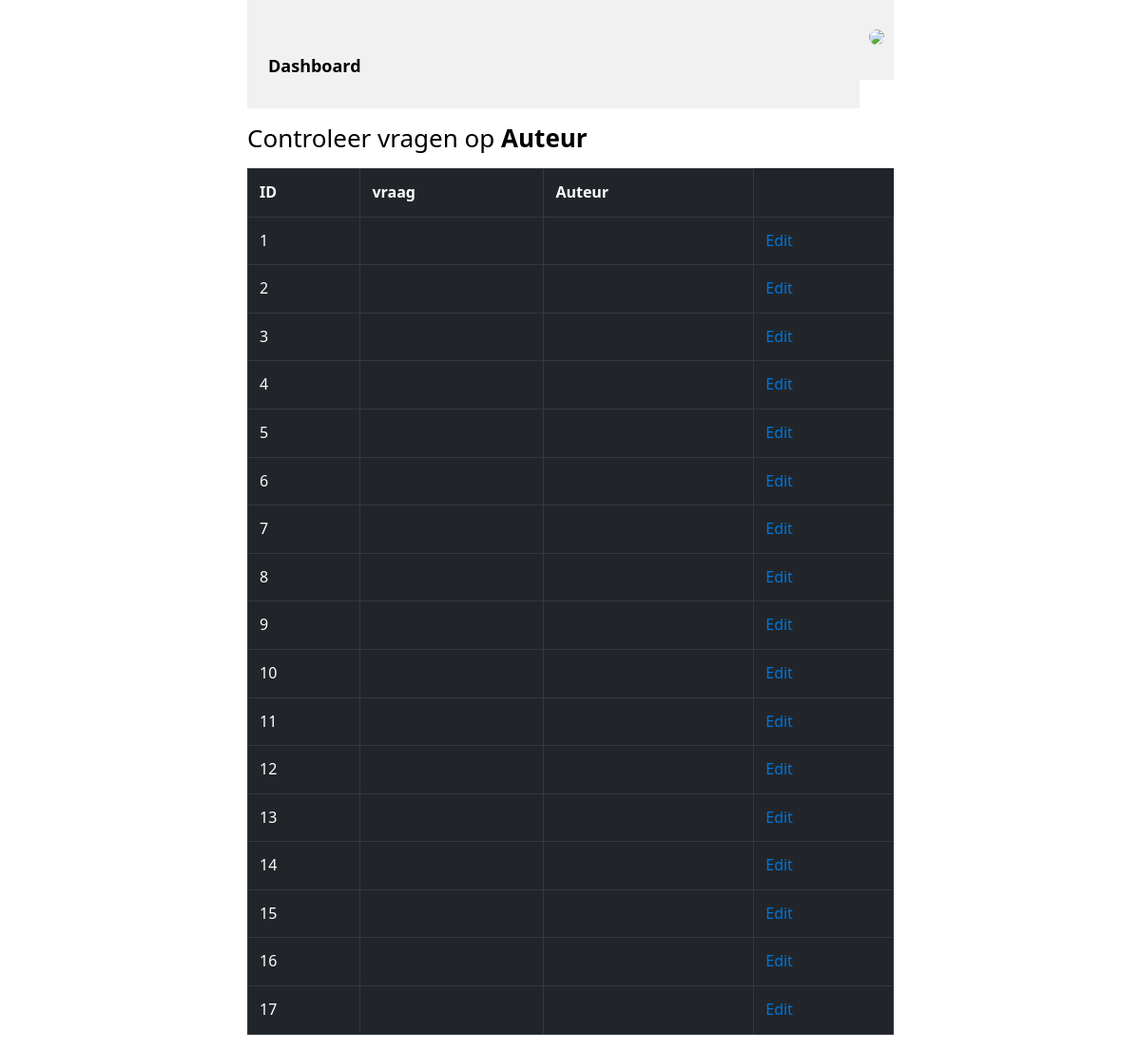
Page /editor on the committed database.
### tables this page shows
CREATE TABLE `auteurs` (
  `id` integer NOT NULL
,  `voornaam` varchar(80) NOT NULL
,  `achternaam` varchar(80) NOT NULL
,  `geboortejaar` integer DEFAULT NULL
,  `medewerker` varchar(250) NOT NULL
,  `met pensioen` integer NOT NULL
);

### main.py (the view)
@app.route("/editor")
def editor2():
    con = sqlite3.connect(DATABASE)
    con.row_factory = sqlite3.Row
    cur = con.cursor()
    cur.execute("select * from auteurs")
    rows = cur.fetchall()
    return render_template("Auteureditor.html",rows = rows)

### main.py (called while the page is built)
@app.teardown_appcontext
def close_connection(exception):
    db = getattr(g, '_database', None)
    if db is not None:
        db.close()

@app.before_request
def before_request():
    g.user = None
    if 'user_id' in session:
        user = [x for x in users if x.id == session['user_id']][0]
        g.user = user

### templates/Auteureditor.html (shortened to what this page needs)
<!DOCTYPE html>
<html lang="en">
<head>
    <link rel="stylesheet" href="/static/basic.css" type="text/css">
</head>
<body>
<main>
    <header>
    <div class="header-right">
    <a href="https://www.test-correct.nl/" class="logo"><img src=https://www.test-correct.nl/hubfs/raw_assets/public/test-correct/images/testcorrect-logo.svg> </a>
    </div>
    <div class="header">
        <a href="{{url_for('menu') }}"><h1><b>Dashboard</a></b></h1></li>
    </div>
    </header>
        <div class="container">
            <div class="row">
                <div class="col md-12">
                    <div class="jumbotron p-3">
                        <h2>Controleer vragen op <b>Auteur</b></h2>
                        <div class="jumbotron p-3">
                        <table class="table table-hover table-dark">
                            <tr>
                                <th>ID</th>
                                <th>vraag</th>
                                <th>Auteur</th>
                            </tr>
                           {% for row in rows %}
                            <tr>
                                <td>{{row.id}}</td>
                                <td>{{row.vraag}}</td>
                                <td>{{row.auteur}}</td>
                                <td>
                                    <a href="/editor/Auteurupdate/" class="btn btn-warning btn-xs" data-toggle="modal" data-target="#modaledit{{row.id}}">Edit</a>
                                </td>
                            </tr>
                    {% endfor %}
                </div>
                </div>
    </main>
 </body>
 </html>

### static/basic.css (style rules this page uses)
* { box-sizing: border-box }
:root { --sans: 1em/1.6 system-ui, -apple-system, BlinkMacSystemFont, Segoe UI, Roboto, Oxygen, Ubuntu, Cantarell, Droid Sans, Helvetica Neue, Fira Sans, sans-serif; --mono: SFMono-Regular, Consolas, 'Liberation Mono', Menlo, Courier, 'Courier New', monospace; --c1:#0074d9; --c2:#eee; --c3:#fff; --c4:#000; --c5:#fff; --m1: 8px; --rc: 8px; }
html { -ms-text-size-adjust: 100%; -webkit-text-size-adjust: 100%; }
body { margin: 0; font: var(--sans); font-weight: 400; font-style: normal; text-rendering: optimizeLegibility; -webkit-font-smoothing: antialiased; background-color: var(--c3); color: var(--c4); }
img, iframe { border: none; max-width: 100% }
a { color: var(--c1); text-decoration:none }
h1,h2,h3,h4,h5,h6 { margin: 0.6em 0; font-weight: normal }
h1 { font-size: 2.625em; line-height: 1.2 }
h2 { font-size: 1.625em; line-height: 1.2 }
table { border-collapse: collapse; border-spacing: 0; margin:1em 0 }
th, td { text-align: left; vertical-align: top; border: 1px solid; padding: 0.4em }
pre,code,input,select,textarea,button,img { border-radius: var(--rc) }
main,footer { margin: 0 auto; width: 60%; text-align: left; padding: 0 20px; }
.header { overflow: hidden; background-color: #f1f1f1; padding: 20px 10px; }
.header a { float: left; color: black; text-align: center; padding: 12px; text-decoration: none; font-size: 18px; line-height: 25px; border-radius: 4px; }
.header-right { float: right; background-color: #f1f1f1; padding: 29px 10px; }
.table { width: 100%; max-width: 100%; margin-bottom: 1rem; background-color: transparent; }
.table th, .table td { padding: 0.75rem; vertical-align: top; border-top: 1px solid #dee2e6; }
.table-dark, .table-dark > th, .table-dark > td { background-color: #c6c8ca; }
.table-dark { color: #fff; background-color: #212529; }
.table-dark th, .table-dark td, .table-dark thead th { border-color: #32383e; }

### rows in the picture
auteurs: id "1"
auteurs: id "2"
auteurs: id "3"
auteurs: id "4"
auteurs: id "5"
auteurs: id "6"
auteurs: id "7"
auteurs: id "8"
auteurs: id "9"
auteurs: id "10"
auteurs: id "11"
auteurs: id "12"
auteurs: id "13"
auteurs: id "14"
auteurs: id "15"
auteurs: id "16"
auteurs: id "17"
